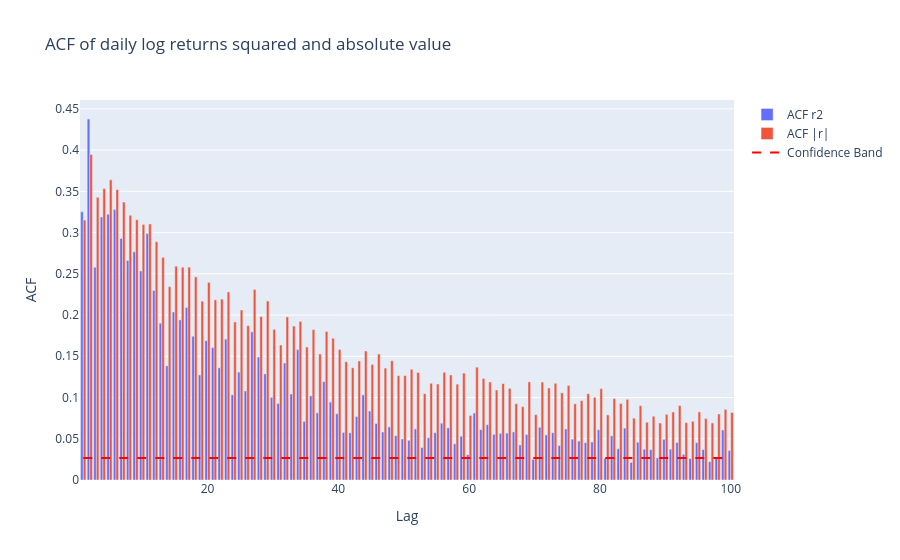

The notebook cell saved with this chart:
### Markdown cell above
## 2.3 Volatility clustering

The series $r$ and $r^2$ carry the same digits but not the same information: the
sign is absent from $r^2$. That is the hint that magnitude is predictable while
sign is not, and it is what the decomposition $r_t = \sigma_t z_t$ formalizes,
with $z_t$ carrying the unpredictable sign and all the memory living in
$\sigma_t$.

Below: the ACF of $r^2$ and of $|r|$ out to lag 100, exported as
`figures/fig1_clustering.png`.

### Code cell
acf_r2 = sm.tsa.stattools.acf(r**2, nlags=100)[1:]      # exclude lag 0
acf_abs_r = sm.tsa.stattools.acf(np.abs(r), nlags=100)[1:]

fig = go.Figure()

fig.add_trace(
    go.Bar(
        x=np.arange(1, len(acf_r2)+1),
        y=acf_r2,
        name='ACF r2'
    )
)

fig.add_trace(
    go.Bar(
        x=np.arange(1, len(acf_abs_r)+1),
        y=acf_abs_r,
        name='ACF |r|'
    )
)

# 95% confidence band under the iid null
conf_band = 1.96/np.sqrt(len(r))
fig.add_trace(
    go.Scatter(
        x=np.arange(1, len(acf_r2)+1),
        y=[conf_band]*len(acf_r2),
        mode='lines',
        name='Confidence Band',
        line=dict(color='red', dash='dash')
    )
)

fig.update_layout(title="ACF of daily log returns squared and absolute value",
                   xaxis_title="Lag", yaxis_title="ACF")

fig.show()

fig.write_image("figures/fig1_clustering.png")
